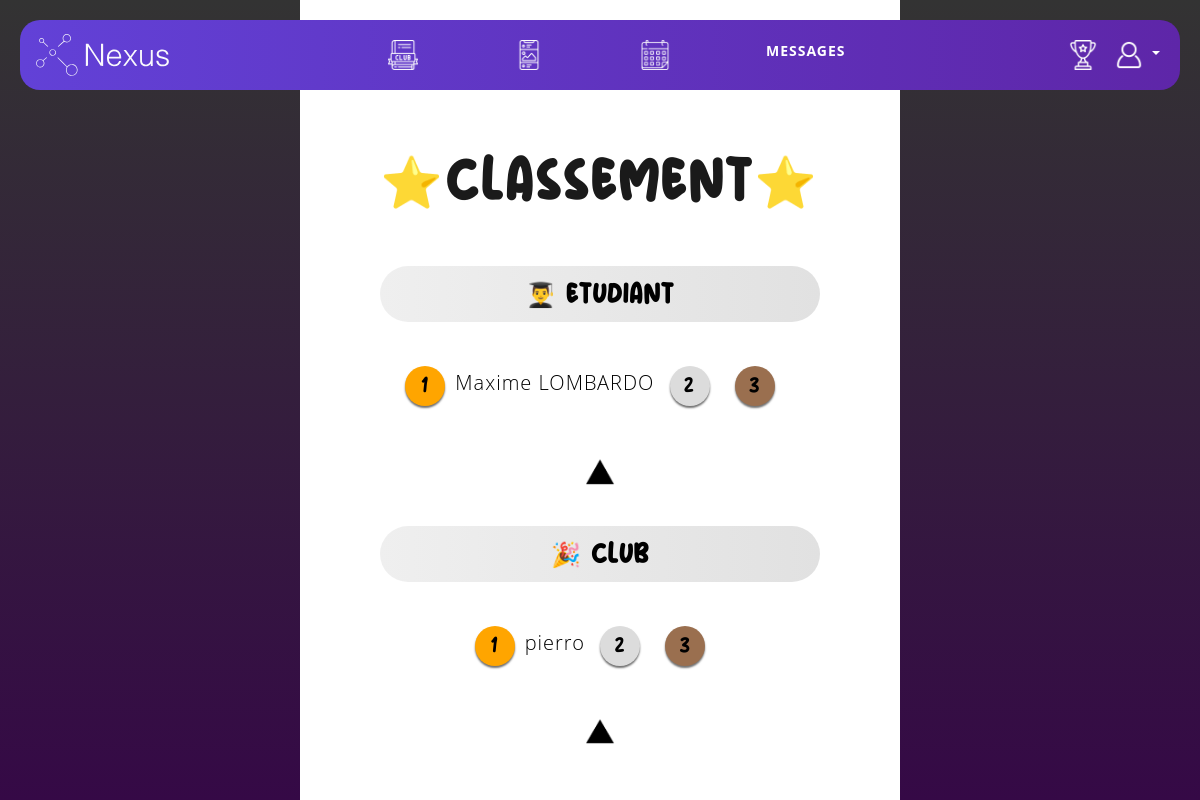
Page /classement/ on the earlier database version.
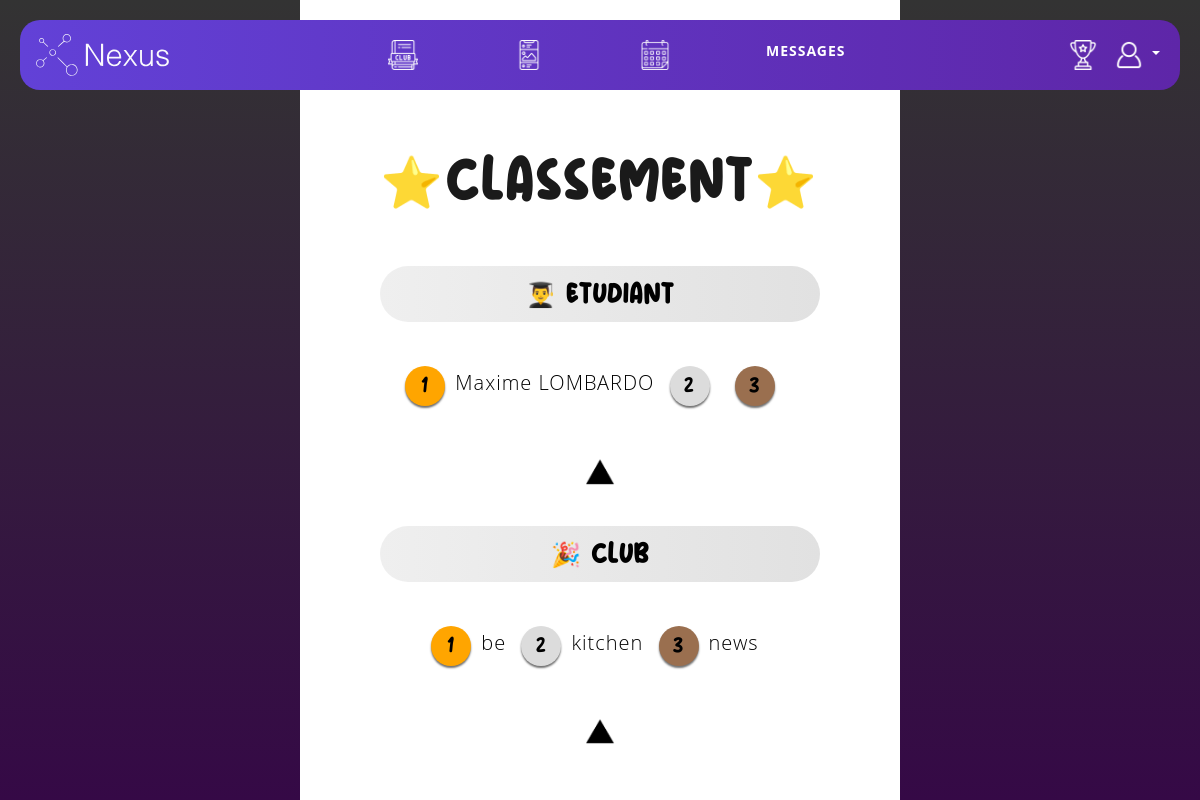
Same page on the later database version.
### login/models.py (models this page shows, shortened)
class UserProfile(models.Model):
    user = models.OneToOneField(User, on_delete=models.CASCADE)
    url = models.URLField(blank=True, null=True)
    role = models.CharField(
        max_length=20,
        choices=UserRole.choices,
        default=UserRole.USER
    )
    club = models.ForeignKey(Info_Clubs, on_delete=models.CASCADE, blank=True, null=True)

### clubs/models.py (models this page shows, shortened)
class Info_Clubs(models.Model):
    id = models.AutoField(primary_key=True)
    nom = models.CharField(max_length=50)
    nom_affiche = models.CharField(max_length=50, default='')
    description = models.TextField()
    banniere = models.ImageField(upload_to='clubs/')
    photo = models.ImageField(upload_to='clubs/')
    president = models.CharField(max_length=50)
    vp1 = models.CharField(max_length=50, blank=True)
    vp2 = models.CharField(max_length=50, blank=True)
    vp3 = models.CharField(max_length=50, blank=True)
    secretaire = models.CharField(max_length=50, blank=True)
    secretaire2 = models.CharField(max_length=50, blank=True)
    tresorier = models.CharField(max_length=50, blank=True)
    tresorier2 = models.CharField(max_length=50, blank=True)
    membres = models.ManyToManyField(User, through='Subscription', related_name='clubs_subscribed')
    score = models.IntegerField(blank=True, null=True)

### classement/views.py (the view)
# urls.py: path("", views.vueClassement, name="vueClassement"),
def vueClassement(request):
    utilisateurs = UserProfile.objects.all()
    clubs = Info_Clubs.objects.all()
    context = {
        'utilisateurs': utilisateurs,
        'premier_utilisateur': utilisateurs[0] if len(utilisateurs) > 0 else None,
        'deuxieme_utilisateur': utilisateurs[1] if len(utilisateurs) > 1 else None,
        'troisieme_utilisateur': utilisateurs[2] if len(utilisateurs) > 2 else None,
        'clubs': clubs,
        'premier_club': clubs[0] if len(clubs) > 0 else None,
        'deuxieme_club': clubs[1] if len(clubs) > 1 else None,
        'troisieme_club': clubs[2] if len(clubs) > 2 else None,
    }
    return render(request, "classement.html", context)

### classement/templates/classement.html (shortened to what this page needs)
{% extends "base.html" %}
{% load static %}
{% block extra_css %}
<link rel="stylesheet" href="{% static 'css/classement.css' %}">
{% endblock %}
{% block content %}
<div class="background"></div>
<div class="background back2"></div>
<h1 id="titlePrincipal">⭐Classement⭐</h1>
<div class="container">
  <div class="section student-section">
    <div class="title">👨‍🎓 ETUDIANT</div>
    <div class="medal first"><p>1</p></div><p>{{ premier_utilisateur.user.first_name }} {{ premier_utilisateur.user.last_name }}</p>
    <div class="medal second"><p>2</p></div><p>{{ deuxieme_utilisateur.user.first_name }} {{ deuxieme_utilisateur.user.last_name }}</p>
    <div class="medal third"><p>3</p></div><p>{{ troisieme_utilisateur.user.first_name }} {{ troisieme_utilisateur.user.last_name }}</p>
    <a class="triangleEtudiant">
      <img src="{% static 'img/triangle.png' %}" alt="Triangle" style="max-width: 30px;">
    </a>
  </div>
</div>
<div class="container">
  <div class="section club-section">
    <div class="title">🎉 CLUB</div>
      <div class="medal first"><p>1</p></div><p>{{ premier_club.nom }}</p>
      <div class="medal second"><p>2</p></div><p>{{ deuxieme_club.nom }}</p>
      <div class="medal third"><p>3</p></div><p>{{ troisieme_club.nom }}</p>
     <a class="triangleClub">
      <img src="{% static 'img/triangle.png' %}" alt="Triangle" style="max-width: 30px;">
    </a>
  </div>
</div>
{% endblock %}

### feed/templates/base.html (shortened to what this page needs)
{% load static %}
<!DOCTYPE html>
<html lang="fr">
    <head>
        <link rel="stylesheet" href="{% static 'css/base.css' %}">
        <link rel="stylesheet" href="{% static 'css/bootstrap.css' %}">
        {% block extra_css %}{% endblock %}
    </head>
    <body>
        <nav class="navbar navbar-expand-lg bg-primary" id="nav-bar">
            <div class="collapse navbar-collapse" id="navbarNav">
                <a href="/feed" id="nav-left"><img src="{% static 'img/White_logo.svg' %}" alt="Nexus_Logo"></a>
                <ul class="navbar-nav" id="nav-center">
                    <li class="nav-item">
                        <a class="nav-link" href="/clubs"> <img src="{% static 'img/book-club.png' %}" alt="Clubs" style="max-width: 30px; filter: invert(100%);"> </a>
                    </li>
                    <li class="nav-item">
                        <a class="nav-link" href="/feed"><img src="{% static 'img/newsfeed.png' %}" alt="Feed" style="max-width: 30px; filter: invert(100%);"></a>
                    </li>
                    <li class="nav-item">
                        <a class="nav-link" href="/calendrier"><img src="{% static 'img/calendar.png' %}" alt="Calendrier" style="max-width: 30px; filter: invert(100%);"></a>
                    </li>
                    <li class="nav-item">
                        <a class="nav-link" href="/inbox">Messages</a>
                    </li>
                </ul>
                <ul class="navbar-nav" id="nav-right">
                        <a class="nav-link" href="/classement">
                            <img src="{% static 'img/trophy.png' %}" alt="Trophy" style="max-width: 30px;">
                        </a>
                    <li class="compte-toggler">
                        <a class="nav-link dropdown-toggle" href="#compte_dropdown" id="navbarDropdown" role="button"
                            data-toggle="dropdown" aria-haspopup="true" aria-expanded="false">
                            <img src="{% static 'img/compte.png' %}" alt="Compte" style="max-width: 30px;">
                        </a>
                    </li>
                </ul>
            </div>
        </nav>
        <div class="content"> {% block content %} {% endblock %} </div>
    </body>
</html>

### feed/static/css/base.css (style rules this page uses)
body { margin: auto; }
.navbar .navbar-nav .nav-link { color: white !important; font-weight: bold; transition: transform 0.3s ease-in-out; }
.navbar .navbar-nav .nav-item { margin-right: 40px; padding-right: 40px; }
.navbar .navbar-nav .nav-item:last-child { border-right: none; margin-right: 0; padding-right: 0; }
.navbar { margin: 20px; border-radius: 20px; background: linear-gradient(90deg, #6241d7, #5e26a8); }
#navbarNav { justify-content: center; color: white; font-weight: bold; }
#nav-left { margin: auto; margin-left: 1%; }
#nav-left img { max-width: 150px; max-height: 50px; }
#nav-right { margin: auto; margin-right: 1%; }
#nav-right img { filter: brightness(0) invert(1); }
#nav-bar { height: 70px; padding: auto; }
#nav-bar { z-index: 5000; }

### classement/static/css/classement.css (style rules this page uses)
body, html { overflow: visible; }
body { color: #000; font-family: "Open Sans", sans-serif; }
h1 { text-align: center; margin-top: 5%; margin-bottom: 3%; text-transform: uppercase; font-size: 20px; }
#titlePrincipal { font-size: 50px; font-family: "Pulang"; }
.container { padding: 20px; }
.section { display: block; width: 100%; text-align: center; }
.title { background: linear-gradient(0.25turn, #efefef, #e1e1e1); border-radius: 30px; padding: 10px; margin: auto; width: 40%; font-family: "Pulang"; }
.section p { margin: 10px; margin-top: 0px; font-size: 20px; display: inline-block; }
.title { font-size: 24px; margin-bottom: 20px; font-weight: bold; margin-bottom: 4%; }
.medal { background-color: orange; padding: 3px; width: 40px; height:40px; border-radius: 20px; display: inline-block; justify-content: center; vertical-align: middle; box-shadow: 0px 2px 2px rgb(113, 113, 113); }
.medal p { margin: auto; font-family: "Pulang"; }
.second { background-color: gainsboro; }
.third { background-color: rgb(154, 111, 79); }
.student-section .triangleEtudiant { display: block; margin-top: 50px; filter: brightness(0%); }
.club-section .triangleClub { display: block; margin-top: 50px; filter: brightness(0%); }
.background { background: linear-gradient(#333333, #350946); width: 300px; height: 100%; position: fixed; z-index: 1; left: 0; top: 0; }
.back2 { left: auto; right: 0; }

Differences in the rows shown:
removed Info_Clubs: nom "pierro"
added Info_Clubs: nom "be"
added Info_Clubs: nom "kitchen"
added Info_Clubs: nom "news"
